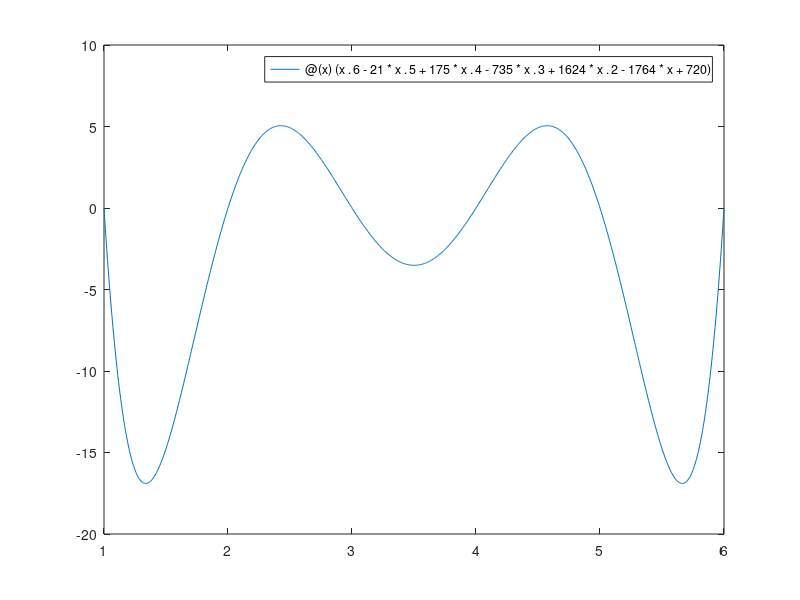
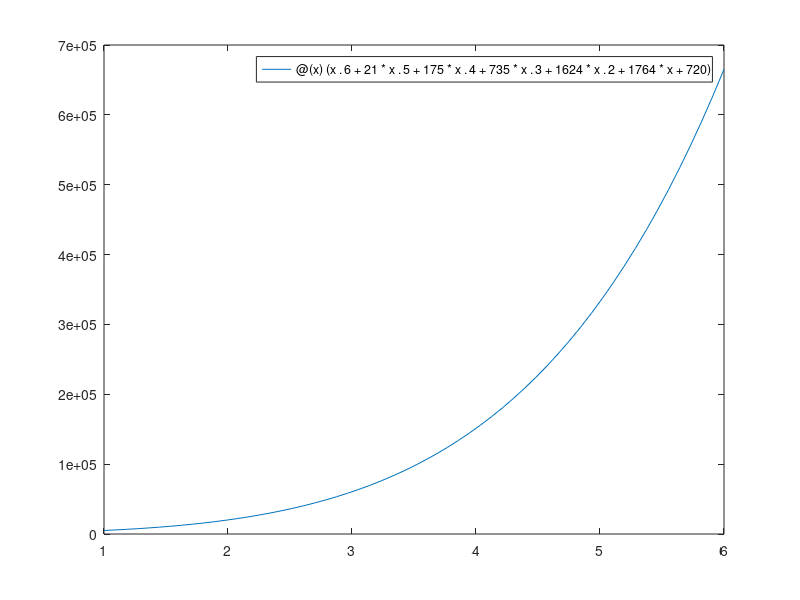
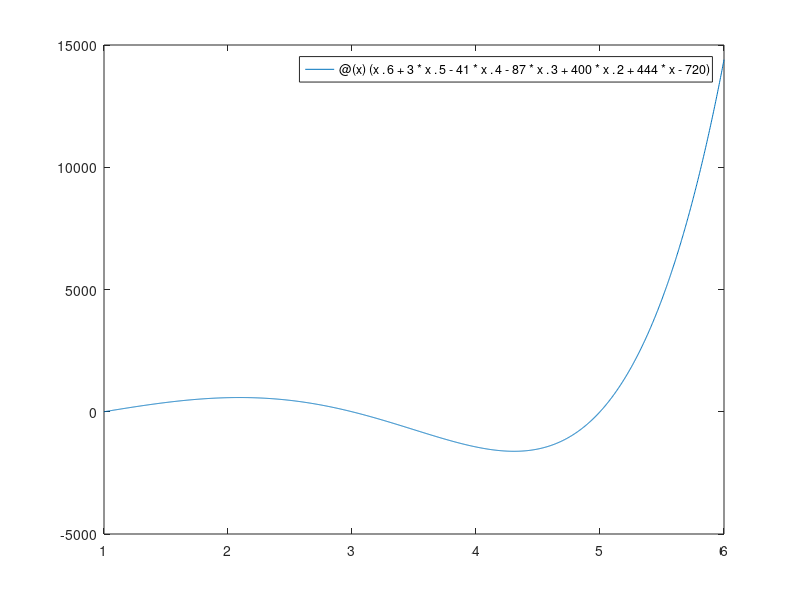
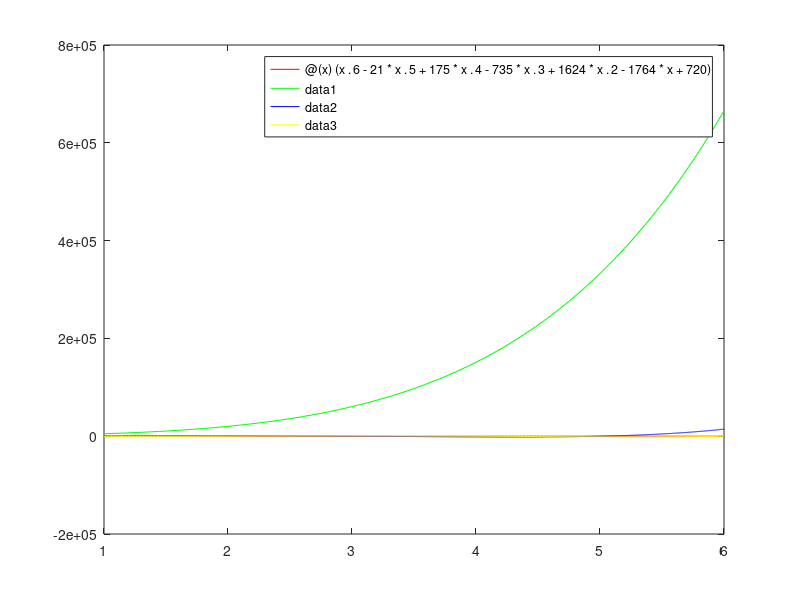

The MATLAB script that drew these images, in order: (Note: this script raises an error after producing the figures.)

%% Lösa ekvationssystemet
clc, clear variables;
%Löser Ax = b
 
 A =[2 1 3; 5 0 1; -1 -1 -3];
 b = [13;8;-12];
 
 x = A\b
 
 %% Plotta funktionerna
 clc, clear variables
%Funktionerna:
f1= @(x)(x.^6-21*x.^5+175*x.^4-735*x.^3+1624*x.^2-1764*x+720);
f2 = @(x)(x.^6+21*x.^5+175*x.^4+735*x.^3+1624*x.^2+1764*x+720);
f3 = @(x)(x.^6+3*x.^5-41*x.^4-87*x.^3+400*x.^2+444*x-720);
f4= @(x)(x.^6-3*x.^5-41*x.^4+87*x.^3+400*x.^2-444*x-720);

%Intervall på x-axeln:
xint = [1 6]

%I varsin figur
figure(1)
fplot(f1, xint)

figure(2)
fplot(f2, xint)

figure(3)
fplot(f3, xint)

figure(4)
fplot(f4, xint)

%I samma figur
fplot(f1, xint, 'r')
hold on
fplot(f2, xint, 'g')
hold on
fplot(f3, xint, 'b')
hold on
fplot(f4, xint, 'y')
hold on

 %% Hitta rötterna mha Newton Rhapsons%%
 
clc, clear variables
format long;

%f= @(x)(x.^6-21*x.^5+175*x.^4-735*x.^3+1624*x.^2-1764*x+720);
%fp = @(x)(6*x.^5 - 105*x.^4 + 700*x.^3 - 2205*x.^2 + 3248*x - 1764);

%f = @(x)(x.^6+21*x.^5+175*x.^4+735*x.^3+1624*x.^2+1764*x+720);
%fp = @(x)(6*x.^5 + 105*x.^4 + 700*x.^3 + 2205*x.^2 + 3248*x + 1764);

%f = @(x)(x.^6+3*x.^5-41*x.^4-87*x.^3+400*x.^2+444*x-720);
%fp = @(x)(6*x.^5+15*x.^4-164*x.^3-261*x.^2+800*x+444);

f = @(x)(x.^6-3*x.^5-41*x.^4+87*x.^3+400*x.^2-444*x-720);
fp = @(x)(6*x.^5-15*x.^4-164*x.^3+261*x.^2+800*x-444);

start_guess = -4;

disp('En rot till funktionen är...')

rot = newton(start_guess, f, fp)

%% Hitta rötterna med randomiserade tal%%
clc, clear variables
f = @(x)(x.^6-3*x.^5-41*x.^4+87*x.^3+400*x.^2-444*x-720);
fp = @(x)(6*x.^5-15*x.^4-164*x.^3+261*x.^2+800*x-444);
disp('Rötterna till funktionen är...')
roots = random_guess(f, fp)
